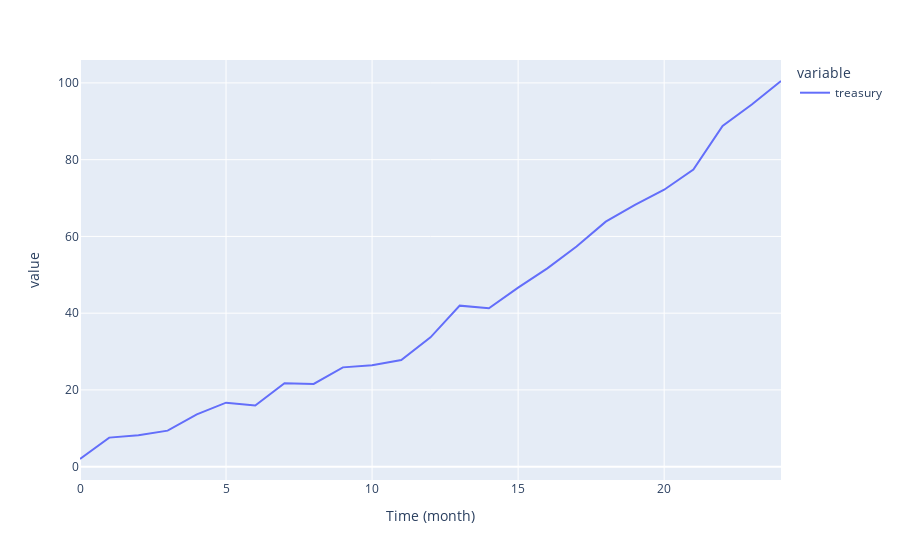

The notebook cell saved with this chart:
### Markdown cell above
## story 3: a dao with big growth

### Code cell
fundmodel = {'curvetype':'constant','amount':5}

costmodel = {'curvetype':'noisy_saturate','noise':2,'maximum':20,'speed':.6,'start':5}
incomemodel = {'curvetype':'noisy_saturate','noise':3,'maximum':20,'speed':.4,'start':2}

daotreasury = 2 # initial treasury for every dao

# start simulation
Nstep = 24
var_df = runsimu(Nstep,daotreasury,{'costmodel':costmodel,'incomemodel':incomemodel,'fundmodel':fundmodel})
px.line(var_df,y=['treasury'])

### Figure 1 — Plotly figure (JSON) as saved in the notebook; plotly's stock layout.template omitted (floating-point values rounded to 4 significant figures)
{"data": [{"hovertemplate": "variable=treasury<br>Time (month)=%{x}<br>value=%{y}<extra></extra>", "legendgroup": "treasury", "line": {"color": "#636efa", "dash": "solid"}, "mode": "lines", "name": "treasury", "orientation": "v", "showlegend": true, "type": "scatter", "x": [0, 1, 2, 3, 4, 5, 6, 7, 8, 9, 10, 11, 12, 13, 14, 15, 16, 17, 18, 19, 20, 21, 22, 23, 24], "xaxis": "x", "y": [2, 7.578, 8.214, 9.396, 13.61, 16.68, 15.94, 21.76, 21.56, 25.88, 26.44, 27.78, 33.7, 41.96, 41.27, 46.67, 51.66, 57.38, 63.86, 68.22, 72.17, 77.45, 88.8, 94.38, 100.5], "yaxis": "y"}], "layout": {"legend": {"title": {"text": "variable"}, "tracegroupgap": 0}, "margin": {"t": 60}, "xaxis": {"anchor": "y", "domain": [0, 1], "title": {"text": "Time (month)"}}, "yaxis": {"anchor": "x", "domain": [0, 1], "title": {"text": "value"}}}}
